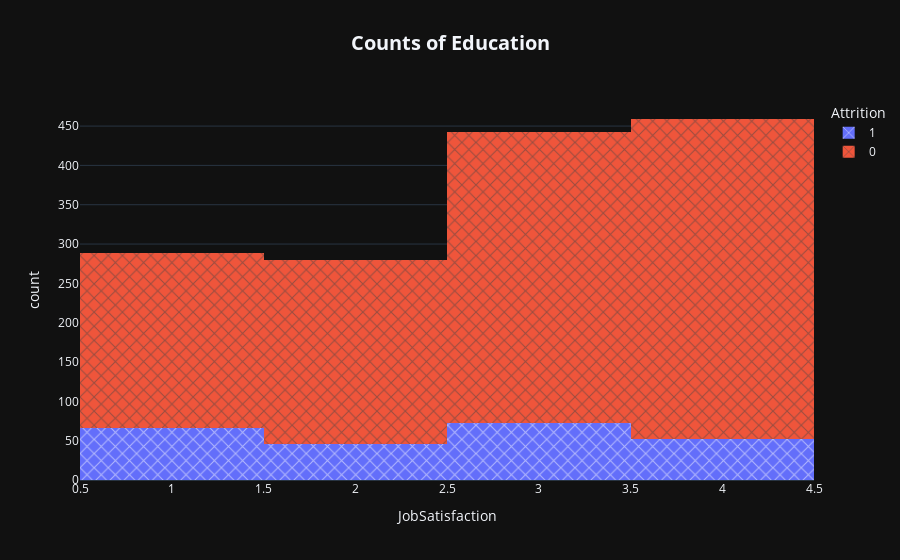

Notebook cell for this chart:
### Code cell
fig = px.histogram(data_frame = data,
             x = "JobSatisfaction",
             color="Attrition", title="<b>Counts of Education</b>",
             pattern_shape_sequence=['x'],
             template='plotly_dark')

fig.update_layout(title_x = 0.5,
                  title_font = dict(size = 20),
                  uniformtext_minsize = 15)


fig.show()

### Figure 1 — Plotly figure (JSON) as saved in the notebook; plotly's stock layout.template omitted (floating-point values rounded to 4 significant figures; data arrays with more than 128 entries replaced by an {"elided": "..."} marker saying what was removed)
{"data": [{"alignmentgroup": "True", "bingroup": "x", "hovertemplate": "Attrition=1<br>JobSatisfaction=%{x}<br>count=%{y}<extra></extra>", "legendgroup": "1", "marker": {"color": "#636efa", "pattern": {"shape": "x"}}, "name": "1", "offsetgroup": "1", "orientation": "v", "showlegend": true, "type": "histogram", "x": {"elided": "237 int values"}, "xaxis": "x", "yaxis": "y"}, {"alignmentgroup": "True", "bingroup": "x", "hovertemplate": "Attrition=0<br>JobSatisfaction=%{x}<br>count=%{y}<extra></extra>", "legendgroup": "0", "marker": {"color": "#EF553B", "pattern": {"shape": "x"}}, "name": "0", "offsetgroup": "0", "orientation": "v", "showlegend": true, "type": "histogram", "x": {"elided": "1233 int values"}, "xaxis": "x", "yaxis": "y"}], "layout": {"barmode": "relative", "legend": {"title": {"text": "Attrition"}, "tracegroupgap": 0}, "title": {"font": {"size": 20}, "text": "<b>Counts of Education</b>", "x": 0.5}, "uniformtext": {"minsize": 15}, "xaxis": {"anchor": "y", "domain": [0, 1], "title": {"text": "JobSatisfaction"}}, "yaxis": {"anchor": "x", "domain": [0, 1], "title": {"text": "count"}}}}
